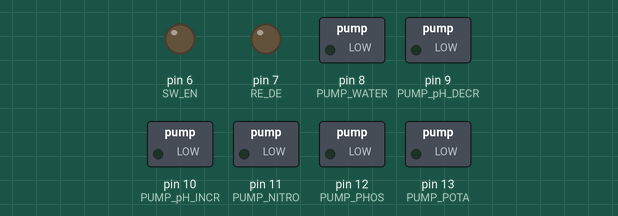
Simulated run of this sketch. Board: Arduino Uno, built with avr-gcc and run on an emulated ATmega328P. Parts: switched loads named in the sketch (green lamp = pin HIGH), output pins drawn as LEDs (lit = HIGH). What the sketch prints to the serial monitor is not drawn.

Above: at 1.1 s.
Timing chart, 0 to 2.6 s (numbered marks = the images above):
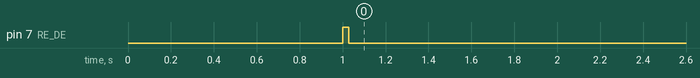

The sketch:

sketch_sep15a.ino
```cpp
// ======== LIBRARIES ========
#include <SoftwareSerial.h>
// ===========================

// =============== PIN DEFINITIONS ===============
#define SW_EN        6  // Ensures pumps only on when turned on
#define RE_DE        7  // Receives LOW, Transmits HIGH
#define PUMP_WATER   8  // Pumps Pure Water
#define PUMP_pH_DECR  9 // Pumps pH Base
#define PUMP_pH_INCR 10 // Pumps pH Acid
#define PUMP_NITRO   11 // Pumps Nitro Solution
#define PUMP_PHOS    12 // Pumps Phos Solution
#define PUMP_POTA    13 // Pumps Pota Solution
// ===============================================

// ======= SOFTWARE SERIAL INITIALIZING =======
SoftwareSerial RS485(2,3);  // Rx/RO (Blue) & Tx/DI (Yellow)
// ============================================

// ==================== GLOBAL VARIABLE DECLARATIONS ====================
const byte reqFrame[] = {0x01, 0x03, 0x00, 0x00, 0x00, 0x07, 0x04, 0x08};
byte respFrame[19];
int bytesBack;
int rawConvValues[7];
int by;

float soilMoisture;
float soilTemperature;
float soilpH;
int soilNitro;
int soilPhos;
int soilPota;

int moistureLevel;
int pHLevel;
int nitroLevel;
int phosLevel;
int potaLevel;

long runTime;
long day = 86400000;
long hour = 3600000;
long minute = 60000;
long second = 1000;

// ======================================================================

// ================== SETUP CODE ==================
void setup() {
  // Setup Serial
  Serial.begin(4800);
  RS485.begin(4800);
  Serial.println("Starting Serial and RS485...");
  delay(200);

  // Setup Output Pins
  Serial.println("Setting up output pins...");
  pinMode(SW_EN, OUTPUT);
  pinMode(RE_DE, OUTPUT);
  pinMode(PUMP_WATER, OUTPUT);
  pinMode(PUMP_pH_DECR, OUTPUT);
  pinMode(PUMP_pH_INCR, OUTPUT);
  pinMode(PUMP_NITRO, OUTPUT);
  pinMode(PUMP_PHOS, OUTPUT);
  pinMode(PUMP_POTA, OUTPUT);
  delay(200);


  // Ensure all pumps off at setup
  setLow();

  Serial.println("Setup Complete");
  delay(600);
}
// ================================================

// ======== MICROCONTROLLER LOOP ========
void loop() {
  // Runtime
  runtime();

  // Reads the data from the sensor response
  sensorRead();

  // Converts the response to appropriate values
  hexConversion();

  // Displays the real values to Serial Monitor
  outputDisplay();

  // Test function for simulations
  testFunc();

  //Pump switching
  //digitalWrite(SW_EN, HIGH);
  //Check level
  //checkLevel();
  //Pumps on
  //sendDoses();
  //Run for 1 minute
  //delay(10000); // shorter while testing
  //Pumps off
  //setLow();

  //Serial.println("");
  delay(30000);
}
// ============================================

// ======== RUNTIME ========
void runtime(){
  runTime = millis();
  int d = runTime / day;
  int h = (runTime % day) / hour;
  int m = ((runTime % day) % hour) / minute;
  int s = (((runTime % day) % hour) % minute) / second;

  /*Serial.print("Runtime: ");
  Serial.print(d);
  Serial.print("d ");
  Serial.print(h);
  Serial.print("h ");
  Serial.print(m);
  Serial.print("m ");
  Serial.print(s);
  Serial.println("s");*/

  // For test
  Serial.print(m);
  Serial.print(":");
  Serial.print(s);
}
// =========================

// ================ SENSOR READINGS ================
void sensorRead(){
  // Variables
  by = 0;

  // Timers
  unsigned long start = millis();
  const unsigned long timeout = 5000;

  // Set HIGH to send packet
  digitalWrite(RE_DE,HIGH);
  delay(10);

  // Check to see if the request is correct
  if (RS485.write(reqFrame, sizeof(reqFrame)) == 8){
    digitalWrite(RE_DE, LOW);

    // With a 19 byte response frame:
    while (by < 19){
      if (RS485.available()){
        respFrame[by] = RS485.read();
        by++;
      }
      // Timeout
      if (millis() - start >= timeout){
        Serial.println("Timeout!");
      }
    }
    /*
    Serial.println("++ New Reading ++\nResponse Frame:");
    for (byte i = 0; i < by; i++) {
      Serial.print(" | ");
      Serial.print(respFrame[i], HEX);
      delay(10);
    }
    int dataBytes = respFrame[2];
    Serial.println(" |");
    Serial.print("\t--> Bytes of Sensor Data Received: ");
    Serial.println(dataBytes);*/
  }
}
// =================================================

// ================ HEX TO DEC CONVERSION ================
void hexConversion() {
  // Variables
  int readValue;
  by = 3;

  for (int j = 0; j < 7; j++){
    readValue = respFrame[by] << 8 | respFrame[by+1];
    by = by + 2;
    rawConvValues[j] = readValue;
    delay(5);
  }

  // Prints raw converted values from sensor
  /*
  for (int k = 0; k < 7; k++){
    Serial.print(rawConvValues[k]);
    Serial.print(" / ");
  }
  Serial.println();
  */
}
// =======================================================

// ============ OUTPUT TO SERIAL MONITOR ============
void outputDisplay(){
  // Soil Moisture:
  soilMoisture = float(rawConvValues[0]) / 10;
  // Soil Temperature:
  soilTemperature = float(rawConvValues[1]) / 10;
  // Soil pH:
  soilpH = float(rawConvValues[3]) / 10;
  // Nitrogen:
  soilNitro = rawConvValues[4];
  // Phosphorous:
  soilPhos = rawConvValues[5];
  // Potassium:
  soilPota = rawConvValues[6];

  // Output:
  /*
  Serial.println();
  Serial.println("================================");
  Serial.print("1.  Soil Moisture:\t");
  Serial.print(soilMoisture,1);
  Serial.println("%");
  Serial.print("2.  Soil Temperature:\t");
  Serial.print(soilTemperature,1);
  Serial.println("°C");
  Serial.print("3.  Soil pH:\t\t");
  Serial.println(soilpH,1);
  Serial.print("4.  Soil Nitrogen:\t");
  Serial.print(soilNitro);
  Serial.println("mg/kg");
  Serial.print("5.  Soil Phosphorous:\t");
  Serial.print(soilPhos);
  Serial.println("mg/kg");
  Serial.print("6.  Soil Potassium:\t");
  Serial.print(soilPota);
  Serial.println("mg/kg");
  Serial.println("================================");*/
}
// =======================================================

// =========================================== CHECK LEVEL ===========================================
void checkLevel(){
  // Checks level in soil
  // running off a beans n-p-k -> 5-10-10
  float pHLow = 5.5;
  float pHHigh = 8.0;
  int idealN = 25;
  int idealP = 25;
  int idealK = 25;
  float idealMoist = 35.0;

  // pH Level:
  if (soilpH < pHLow){
    pHLevel = 1;
  }
  else if (soilpH > pHHigh){
    pHLevel = 2;
  }
  // Nitro Level:
  if (soilNitro < idealN){
    nitroLevel = 1;
  }
  else if (soilNitro > idealN){
    nitroLevel = 2;
  }
  // Phos Level:
  if (soilPhos < idealP){
    phosLevel = 1;
  }
  else if (soilPhos > idealP){
    phosLevel = 2;
  }
  // Pota Level:
  if (soilPota < idealK){
    potaLevel = 1;
  }
  else if (soilPota > idealK){
    potaLevel = 2;
  }
  // Moisture Content:
  // first check if any other solutions are being injected
  if ((pHLevel == 1) || (pHLevel == 2) || (nitroLevel == 1) || (phosLevel == 1) || (potaLevel == 1)){
    moistureLevel = 0;
  }
  // adds water if nutrient too high or water too low
  else if ((nitroLevel == 2) || (phosLevel == 2) || (potaLevel == 2) || (soilMoisture < idealMoist)){
    moistureLevel = 1;
  }

}
// ===================================================================================================

// =========== SET LOW ===========
void setLow(){
  // Set all pumps low
  Serial.println("Pumps OFF");
  digitalWrite(PUMP_WATER, LOW);
  digitalWrite(PUMP_pH_DECR, LOW);
  digitalWrite(PUMP_pH_INCR, LOW);
  digitalWrite(PUMP_NITRO, LOW);
  digitalWrite(PUMP_PHOS, LOW);
  digitalWrite(PUMP_POTA, LOW);

  // Reset all level checks
  moistureLevel = 0;
  pHLevel = 0;
  nitroLevel = 0;
  phosLevel = 0;
  potaLevel = 0;
}
//  ===============================

// =========== SEND DOSE ===========
void sendDoses(){
  // Set all necessary pumps high, run, turn off after dose
  // Pumps flow at 1.09L/min. A dose is 100mL = ~5.5s
  int dose = 5500; // In millisec
  Serial.print("Pumps ON: ");
  if (pHLevel == 1){
    digitalWrite(PUMP_pH_INCR, HIGH);
    Serial.print("pH-I . ");
    delay(dose);
    digitalWrite(PUMP_pH_INCR, LOW);
  }
  if (pHLevel == 2){
    digitalWrite(PUMP_pH_DECR, HIGH);
    Serial.print("pH-D . ");
    delay(dose);
    digitalWrite(PUMP_pH_DECR, LOW);
  }
  if (nitroLevel == 1){
    digitalWrite(PUMP_NITRO, HIGH);
    Serial.print("N . ");
    delay(dose);
    digitalWrite(PUMP_NITRO, LOW);
  }
  if (phosLevel == 1){
    digitalWrite(PUMP_PHOS, HIGH);
    Serial.print("P . ");
    delay(dose);
    digitalWrite(PUMP_PHOS, LOW);
  }
  if (potaLevel == 1){
    digitalWrite(PUMP_POTA, HIGH);
    Serial.print("K . ");
    delay(dose);
    digitalWrite(PUMP_POTA, LOW);
  }
  if (moistureLevel == 1){
   digitalWrite(PUMP_WATER, HIGH);
   Serial.print("Water . ");
   delay(dose);
   digitalWrite(PUMP_WATER, LOW);
  }
  Serial.println();
}
//  ===============================


// =================== TEST FUNCTION ===================

void testFunc(){
  //Serial.println("Next Entry:");
  Serial.print(soilMoisture,1);
  Serial.print("|");
  Serial.print(soilTemperature,1);
  Serial.print("|");
  Serial.print(soilpH,1);
  Serial.print("|");
  Serial.print(soilNitro);
  Serial.print("|");
  Serial.print(soilPhos);
  Serial.print("|");
  Serial.println(soilPota);
}

// =====================================================
```

Measured:
- by itself, pin 7 (RE_DE): LOW → HIGH at 1.0 s, → LOW 0.03 s later
